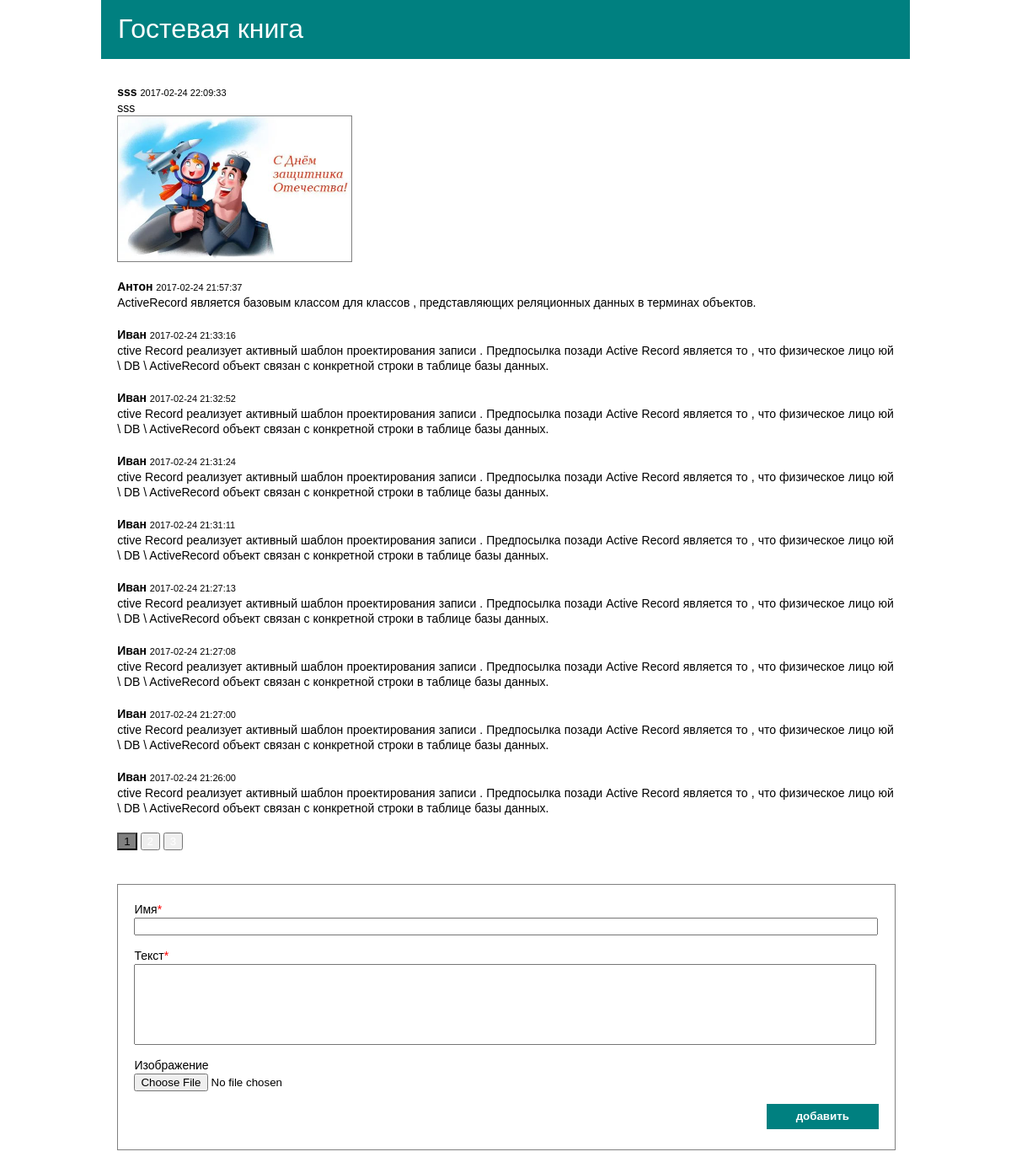
The page / on the database its author committed.
### tables this page shows
CREATE TABLE `messages` (
  `ID` int(11) NOT NULL,
  `GuestName` varchar(225) NOT NULL,
  `Message` text NOT NULL,
  `MessageDate` datetime NOT NULL DEFAULT CURRENT_TIMESTAMP,
  `Image` text
);

### guestbook_message.php (called while the page is built, shortened)
<?php
	include_once "db.inc.php";
	if(!$_GET){
		$step=1;
	}
	else{
		$step=$_GET['step'];
	}
	$url='index.php';
	$sql='SELECT COUNT(ID) as count FROM messages';
	$count=$pdo->query($sql)->fetch();
	$count=$count['count'];
	$countNum=($count)/10;
	class MESSAGE{
		function __construct($guestName, $message, $messageDate, $image){
			$this->guestName=$guestName;
			$this->message=$message;
			$this->messageDate=$messageDate;
			$this->image=$image;
		}
	}
	$inp=($step-1)*10;
	$sql="SELECT * FROM messages ORDER BY MessageDate DESC LIMIT :start, 10 ";
	$STH = $pdo->prepare($sql);
    $STH->bindParam(':start', $inp, PDO::PARAM_INT);
    $STH->execute();
    $str=$STH->fetchAll(PDO::FETCH_ASSOC);
	for($i=0;$i<count($str);++$i){
		$ms[]=new MESSAGE($str[$i]['GuestName'],$str[$i]['Message'],$str[$i]['MessageDate'],$str[$i]['Image']);
	}
?>

### index.php (the view, shortened to what this page needs)
<?php
	include "guestbook_message.php";
?>
<!DOCTYPE html>
<html>
<head>
<link href="styles/reset.css" type="text/css" rel="stylesheet">
<link href="styles/style.css" type="text/css" rel="stylesheet">
</head>
<body>
	<header>
		<h2>Гостевая книга</h2>
	</header>
	<article>
		<?php
			$num=($step-1)*10;
			for($i=0;$i<10 && $num<$count;++$i) { ?>
				<section>
					<p>
						<span class="name"><?php echo $ms[$i]->guestName; ?></span>
						<span class="date"><?php echo $ms[$i]->messageDate;  ?></span>
					</p>
					<p class="message">
						<?php echo $ms[$i]->message; ?>
					</p>
					<?php if(!empty($ms[$i]->image)){ ?>
						<img class="image" src="<?php echo $ms[$i]->image; ?>"/>
					<?php
					} ?>
				</section>
		<?php
			$num++;}
		?>
		<section class="pageNav">
			<?php include "pageNav.inc.php"; ?>
		</section>
	</article>
	<form method="POST" enctype="multipart/form-data">
		<label>Имя<span class="star">*</span>
		</label>
		<p><input type="text" name="guest" value="<?php if(isset($_POST['guest'])){echo $guest;} ?>"></p>
		<p><label>Текст<span class="star">*</span>  </label></p>
		<p><textarea rows="6" name="text" style="resize:none"><?php if(isset($_POST['text'])){echo $text;} ?></textarea>
		</p>
		<label>Изображение  </label>
		<p><input type="file" name="photo" id="photo" accept="image/*,image/jpeg"></p>
		<input type="submit" name="submit" class="submit" value="добавить">
	</form>
</body>

### pageNav.inc.php (shortened to what this page needs)
<?php if($step>0 && $step<5){
	for($i=0;$i<$step+3 && $i<$countNum;++$i){
		if($step==$i+1) {?>
			<button style="background-color:grey;"><a style="color:black;" href="#"><?php echo $i+1; ?></a></button>
<?php } else{ ?>
			<button><a style="color:white;" href="<?php echo $url.'?step='.urlencode($i+1); ?>"><?php echo $i+1; ?></a></button>
			<?php }
					} }
		?>

### styles/style.css (style rules this page uses)
body { width:80%; margin-left:10%; }
.star { color:red; }
header { height:70px; background-color:#008080; margin-bottom:30px; }
h2 { color:white; font-size:32px; padding-top:25px; padding-left:20px; }
article { width:96%; margin-left:2%; }
article section { margin-bottom:20px; text-align: justify; }
form { padding:2%; border:1px solid gray; width:92%; margin-left:2%; font-size:14px; margin-top:40px; margin-bottom:40px; }
input:first-child { width:99%; margin-bottom:15px; }
textarea { width:99%; margin-bottom:15px; }
.image { width:30%; border:1px solid gray; }
.name { font-weight: bold; }
.date { font-size:11px; }
.submit { width:15%; margin-left:85%; margin-bottom:5px; background-color:#008080; color:white; font-weight: bold; height:30px; border:0px; }

### rows shown on the page
messages: GuestName "sss", MessageDate "2017-02-24 22:09:33", Message "sss", Image (picture)
messages: GuestName "Антон", MessageDate "2017-02-24 21:57:37", Message "ActiveRecord является базовым классом для классов , представляющих реляционных данных в терминах объектов."
messages: GuestName "Иван", MessageDate "2017-02-24 21:33:16", Message "ctive Record реализует активный шаблон проектирования записи . Предпосылка позади Active Record является то , что физическое лицо юй \\ DB \\ ActiveRecord объект связан с конкретной строки в таблице базы данных."
messages: GuestName "Иван", MessageDate "2017-02-24 21:32:52", Message "ctive Record реализует активный шаблон проектирования записи . Предпосылка позади Active Record является то , что физическое лицо юй \\ DB \\ ActiveRecord объект связан с конкретной строки в таблице базы данных."
messages: GuestName "Иван", MessageDate "2017-02-24 21:31:24", Message "ctive Record реализует активный шаблон проектирования записи . Предпосылка позади Active Record является то , что физическое лицо юй \\ DB \\ ActiveRecord объект связан с конкретной строки в таблице базы данных."
messages: GuestName "Иван", MessageDate "2017-02-24 21:31:11", Message "ctive Record реализует активный шаблон проектирования записи . Предпосылка позади Active Record является то , что физическое лицо юй \\ DB \\ ActiveRecord объект связан с конкретной строки в таблице базы данных."
messages: GuestName "Иван", MessageDate "2017-02-24 21:27:13", Message "ctive Record реализует активный шаблон проектирования записи . Предпосылка позади Active Record является то , что физическое лицо юй \\ DB \\ ActiveRecord объект связан с конкретной строки в таблице базы данных."
messages: GuestName "Иван", MessageDate "2017-02-24 21:27:08", Message "ctive Record реализует активный шаблон проектирования записи . Предпосылка позади Active Record является то , что физическое лицо юй \\ DB \\ ActiveRecord объект связан с конкретной строки в таблице базы данных."
messages: GuestName "Иван", MessageDate "2017-02-24 21:27:00", Message "ctive Record реализует активный шаблон проектирования записи . Предпосылка позади Active Record является то , что физическое лицо юй \\ DB \\ ActiveRecord объект связан с конкретной строки в таблице базы данных."
messages: GuestName "Иван", MessageDate "2017-02-24 21:26:00", Message "ctive Record реализует активный шаблон проектирования записи . Предпосылка позади Active Record является то , что физическое лицо юй \\ DB \\ ActiveRecord объект связан с конкретной строки в таблице базы данных."
